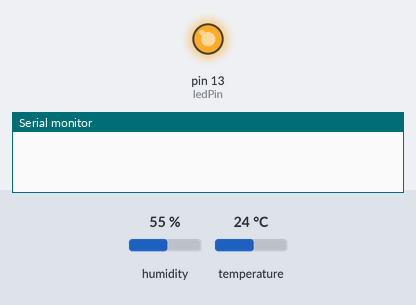
A sketch run on a simulated Arduino Uno, built with avr-gcc and run on an emulated ATmega328P. On the bench: output pins drawn as LEDs (lit = HIGH), the last lines printed to the serial monitor. Inputs (shaded band) come from the test bench; at power-on: humidity 55 %, temperature 24 °C. The modem accepts every AT command (registered, SIM ready, sends succeed) and sends nothing else.

Above: at 4.1 s.
At 13.7 s:
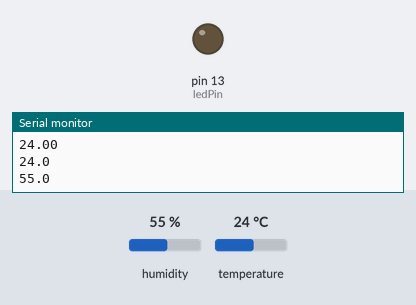
Timing chart, 0 to 29.0 s (numbered marks = the images above):
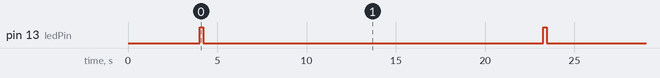

Measured:
- by itself, pin 13 (ledPin): alternates HIGH for 0.20 s and LOW for 19.0 s

The sketch:

Trail.ino.ino.ino
```cpp
// esp8266_test.ino
//
// Plot LM35 data on thingspeak.com using an Arduino and an ESP8266 WiFi
// module.
//
// Author: Mahesh Venkitachalam
// Website: electronut.in

#include <SoftwareSerial.h>
#include <stdlib.h>
#include<dht.h>
dht DHT;

// if you require to change the pin number, Edit the pin with your arduino pin.

#define DHT11_PIN 3
// LED
int ledPin = 13;


// replace with your channel's thingspeak API key
String apiKey = "4XYLU5ASOEXZRJKN";

// connect 10 to TX of Serial USB
// connect 11 to RX of serial USB
SoftwareSerial ser(10, 11); // RX, TX

// this runs once
void setup() {
  // initialize the digital pin as an output.
  pinMode(ledPin, OUTPUT);

  // enable debug serial
  Serial.begin(9600);
  // enable software serial
  ser.begin(115200);

  // reset ESP8266
  ser.println("AT+RST");
  delay(1000);
  ser.println("AT+GMR");
  delay(1000);
  ser.println("AT+CWMODE=1");
  delay(1000);
  ser.println("AT+CWJAP=\"eYantra\",\"password\"");
  delay(1000);


}


// the loop
void loop() {

  // blink LED on board
  digitalWrite(ledPin, HIGH);
  delay(200);
  digitalWrite(ledPin, LOW);

  // read the value from LM35.
  // read 10 values for averaging.
  int val = 0;
  int chk = DHT.read11(DHT11_PIN);

Serial.println(" Humidity " );

Serial.println(DHT.humidity);

Serial.println(" Temparature ");

Serial.println(DHT.temperature);

delay(2000);

  // convert to temp:
  // temp value is in 0-1023 range
  // LM35 outputs 10mV/degree C. ie, 1 Volt => 100 degrees C
  // So Temp = (avg_val/1023)*5 Volts * 100 degrees/Volt
  float temp = DHT.temperature*1.0f;
  float temp1 = DHT.humidity*1.0f;
  // convert to string
  char buf[16];
  String strTemp = dtostrf(temp, 4, 1, buf);
  String strTemp1 = dtostrf(temp1, 4, 1, buf);

  Serial.println(strTemp);
  Serial.println(strTemp1);
  // TCP connection
  String cmd = "AT+CIPSTART=\"TCP\",\"";
  cmd += "184.106.153.149"; // api.thingspeak.com
  cmd += "\",80";
  ser.println(cmd);

  if(ser.find("Error")){
    Serial.println("AT+CIPSTART error");
    return;
  }

  // prepare GET string
  String getStr = "GET /update?api_key=";
  getStr += apiKey;
  getStr +="&field1=";
  getStr += String(strTemp);
  getStr +="&field2=";
  getStr += String(strTemp1);
  getStr += "\r\n\r\n";

  // send data length
  cmd = "AT+CIPSEND=";
  cmd += String(getStr.length());
  ser.println(cmd);

  if(ser.find(">")){
    ser.print(getStr);
  }
  else{
    ser.println("AT+CIPCLOSE");
    // alert user
    Serial.println("AT+CIPCLOSE");
  }

  // thingspeak needs 15 sec delay between updates
  delay(16000);
}
```
